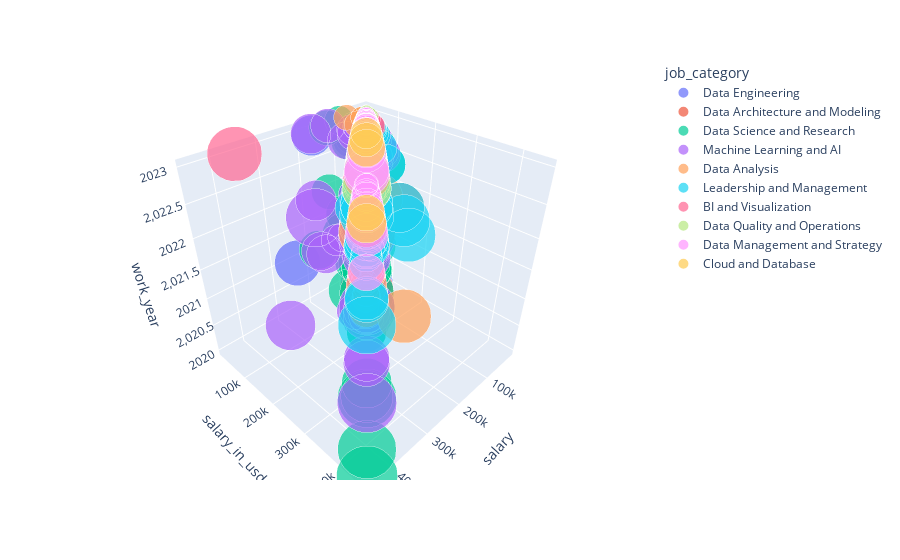

The cell this chart's notebook holds for it:
### Code cell
# Create a 3D scatter plot
fig = px.scatter_3d(df, x='salary', y='salary_in_usd', z='work_year', color='job_category', size='salary', size_max=60)
fig.show()

### Figure 1 — Plotly figure (JSON) as saved in the notebook; plotly's stock layout.template omitted (floating-point values rounded to 4 significant figures; data arrays with more than 128 entries replaced by an {"elided": "..."} marker saying what was removed)
{"data": [{"hovertemplate": "job_category=Data Engineering<br>salary=%{marker.size}<br>salary_in_usd=%{y}<br>work_year=%{z}<extra></extra>", "legendgroup": "Data Engineering", "marker": {"color": "#636efa", "size": {"elided": "2260 int values"}, "sizemode": "area", "sizeref": 125, "symbol": "circle"}, "mode": "markers", "name": "Data Engineering", "scene": "scene", "showlegend": true, "type": "scatter3d", "x": {"elided": "2260 int values"}, "y": {"elided": "2260 int values"}, "z": {"elided": "2260 int values"}}, {"hovertemplate": "job_category=Data Architecture and Modeling<br>salary=%{marker.size}<br>salary_in_usd=%{y}<br>work_year=%{z}<extra></extra>", "legendgroup": "Data Architecture and Modeling", "marker": {"color": "#EF553B", "size": {"elided": "259 int values"}, "sizemode": "area", "sizeref": 125, "symbol": "circle"}, "mode": "markers", "name": "Data Architecture and Modeling", "scene": "scene", "showlegend": true, "type": "scatter3d", "x": {"elided": "259 int values"}, "y": {"elided": "259 int values"}, "z": {"elided": "259 int values"}}, {"hovertemplate": "job_category=Data Science and Research<br>salary=%{marker.size}<br>salary_in_usd=%{y}<br>work_year=%{z}<extra></extra>", "legendgroup": "Data Science and Research", "marker": {"color": "#00cc96", "size": {"elided": "3014 int values"}, "sizemode": "area", "sizeref": 125, "symbol": "circle"}, "mode": "markers", "name": "Data Science and Research", "scene": "scene", "showlegend": true, "type": "scatter3d", "x": {"elided": "3014 int values"}, "y": {"elided": "3014 int values"}, "z": {"elided": "3014 int values"}}, {"hovertemplate": "job_category=Machine Learning and AI<br>salary=%{marker.size}<br>salary_in_usd=%{y}<br>work_year=%{z}<extra></extra>", "legendgroup": "Machine Learning and AI", "marker": {"color": "#ab63fa", "size": {"elided": "1428 int values"}, "sizemode": "area", "sizeref": 125, "symbol": "circle"}, "mode": "markers", "name": "Machine Learning and AI", "scene": "scene", "showlegend": true, "type": "scatter3d", "x": {"elided": "1428 int values"}, "y": {"elided": "1428 int values"}, "z": {"elided": "1428 int values"}}, {"hovertemplate": "job_category=Data Analysis<br>salary=%{marker.size}<br>salary_in_usd=%{y}<br>work_year=%{z}<extra></extra>", "legendgroup": "Data Analysis", "marker": {"color": "#FFA15A", "size": {"elided": "1457 int values"}, "sizemode": "area", "sizeref": 125, "symbol": "circle"}, "mode": "markers", "name": "Data Analysis", "scene": "scene", "showlegend": true, "type": "scatter3d", "x": {"elided": "1457 int values"}, "y": {"elided": "1457 int values"}, "z": {"elided": "1457 int values"}}, {"hovertemplate": "job_category=Leadership and Management<br>salary=%{marker.size}<br>salary_in_usd=%{y}<br>work_year=%{z}<extra></extra>", "legendgroup": "Leadership and Management", "marker": {"color": "#19d3f3", "size": {"elided": "503 int values"}, "sizemode": "area", "sizeref": 125, "symbol": "circle"}, "mode": "markers", "name": "Leadership and Management", "scene": "scene", "showlegend": true, "type": "scatter3d", "x": {"elided": "503 int values"}, "y": {"elided": "503 int values"}, "z": {"elided": "503 int values"}}, {"hovertemplate": "job_category=BI and Visualization<br>salary=%{marker.size}<br>salary_in_usd=%{y}<br>work_year=%{z}<extra></extra>", "legendgroup": "BI and Visualization", "marker": {"color": "#FF6692", "size": {"elided": "313 int values"}, "sizemode": "area", "sizeref": 125, "symbol": "circle"}, "mode": "markers", "name": "BI and Visualization", "scene": "scene", "showlegend": true, "type": "scatter3d", "x": {"elided": "313 int values"}, "y": {"elided": "313 int values"}, "z": {"elided": "313 int values"}}, {"hovertemplate": "job_category=Data Quality and Operations<br>salary=%{marker.size}<br>salary_in_usd=%{y}<br>work_year=%{z}<extra></extra>", "legendgroup": "Data Quality and Operations", "marker": {"color": "#B6E880", "size": [40000, 30000, 141600, 121400, 65000, 60000, 172000, 140000, 154000, 82000, 65100, 44640, 125000, 65000, 240000, 238530, 95000, 82000, 95000, 82000, 22000, 143000, 129000, 95000, 70000, 95000, 70000, 55720, 50700, 65000, 50000, 289120, 192400, 144000, 77000, 100000, 80000, 100000, 80000, 193000, 136850, 72200, 64980, 123000, 92250, 105000, 70000, 100000, 60000, 100000, 60000, 100000, 60000, 81000, 66000], "sizemode": "area", "sizeref": 125, "symbol": "circle"}, "mode": "markers", "name": "Data Quality and Operations", "scene": "scene", "showlegend": true, "type": "scatter3d", "x": [40000, 30000, 141600, 121400, 65000, 60000, 172000, 140000, 154000, 82000, 65100, 44640, 125000, 65000, 240000, 238530, 95000, 82000, 95000, 82000, 22000, 143000, 129000, 95000, 70000, 95000, 70000, 55720, 50700, 65000, 50000, 289120, 192400, 144000, 77000, 100000, 80000, 100000, 80000, 193000, 136850, 72200, 64980, 123000, 92250, 105000, 70000, 100000, 60000, 100000, 60000, 100000, 60000, 81000, 66000], "y": [49216, 36912, 141600, 121400, 65000, 60000, 172000, 140000, 154000, 82000, 65100, 44640, 125000, 65000, 240000, 238530, 95000, 82000, 95000, 82000, 23753, 143000, 129000, 95000, 70000, 95000, 70000, 55720, 50700, 65000, 50000, 289120, 192400, 144000, 77000, 100000, 80000, 100000, 80000, 193000, 136850, 72200, 64980, 123000, 92250, 105000, 70000, 100000, 60000, 100000, 60000, 100000, 60000, 81000, 66000], "z": [2023, 2023, 2023, 2023, 2023, 2023, 2023, 2023, 2023, 2023, 2023, 2023, 2023, 2023, 2023, 2023, 2023, 2023, 2023, 2023, 2023, 2023, 2023, 2023, 2023, 2023, 2023, 2023, 2023, 2023, 2023, 2023, 2023, 2023, 2023, 2023, 2023, 2023, 2023, 2023, 2023, 2023, 2023, 2022, 2022, 2022, 2022, 2022, 2022, 2022, 2022, 2022, 2022, 2022, 2022]}, {"hovertemplate": "job_category=Data Management and Strategy<br>salary=%{marker.size}<br>salary_in_usd=%{y}<br>work_year=%{z}<extra></extra>", "legendgroup": "Data Management and Strategy", "marker": {"color": "#FF97FF", "size": [60000, 52000, 90000, 80000, 240000, 100000, 123000, 93593, 173100, 86900, 250000, 100000, 63750, 46400, 90000, 60000, 90000, 73000, 115000, 90000, 111600, 72000, 115000, 85000, 139500, 110000, 115000, 85000, 186000, 138000, 87500, 62500, 85000, 70000, 132000, 71500, 110000, 70000, 69500, 46400, 110000, 70000, 87500, 62500, 110000, 70000, 130000, 80000, 110000, 70000, 110000, 70000, 165000, 135000, 65000, 105000, 95000, 70000, 221300, 148700, 165000], "sizemode": "area", "sizeref": 125, "symbol": "circle"}, "mode": "markers", "name": "Data Management and Strategy", "scene": "scene", "showlegend": true, "type": "scatter3d", "x": [60000, 52000, 90000, 80000, 240000, 100000, 123000, 93593, 173100, 86900, 250000, 100000, 63750, 46400, 90000, 60000, 90000, 73000, 115000, 90000, 111600, 72000, 115000, 85000, 139500, 110000, 115000, 85000, 186000, 138000, 87500, 62500, 85000, 70000, 132000, 71500, 110000, 70000, 69500, 46400, 110000, 70000, 87500, 62500, 110000, 70000, 130000, 80000, 110000, 70000, 110000, 70000, 165000, 135000, 65000, 105000, 95000, 70000, 221300, 148700, 165000], "y": [60000, 52000, 90000, 80000, 240000, 100000, 123000, 93593, 173100, 86900, 250000, 100000, 63750, 46400, 90000, 60000, 90000, 73000, 115000, 90000, 111600, 72000, 115000, 85000, 139500, 110000, 115000, 85000, 186000, 138000, 87500, 62500, 85000, 70000, 132000, 71500, 110000, 70000, 69500, 46400, 110000, 70000, 87500, 62500, 110000, 70000, 130000, 80000, 110000, 70000, 110000, 70000, 165000, 135000, 68293, 105000, 95000, 70000, 221300, 148700, 165000], "z": [2023, 2023, 2023, 2023, 2023, 2023, 2023, 2023, 2023, 2023, 2023, 2023, 2023, 2023, 2023, 2023, 2023, 2023, 2023, 2023, 2023, 2023, 2023, 2023, 2023, 2023, 2023, 2023, 2023, 2023, 2023, 2023, 2023, 2023, 2023, 2023, 2023, 2023, 2023, 2023, 2023, 2023, 2023, 2023, 2023, 2023, 2023, 2023, 2022, 2022, 2022, 2022, 2022, 2022, 2022, 2022, 2022, 2022, 2022, 2022, 2021]}, {"hovertemplate": "job_category=Cloud and Database<br>salary=%{marker.size}<br>salary_in_usd=%{y}<br>work_year=%{z}<extra></extra>", "legendgroup": "Cloud and Database", "marker": {"color": "#FECB52", "size": [170000, 140000, 115000, 190000, 160000], "sizemode": "area", "sizeref": 125, "symbol": "circle"}, "mode": "markers", "name": "Cloud and Database", "scene": "scene", "showlegend": true, "type": "scatter3d", "x": [170000, 140000, 115000, 190000, 160000], "y": [170000, 140000, 115000, 190000, 160000], "z": [2023, 2023, 2023, 2022, 2022]}], "layout": {"legend": {"itemsizing": "constant", "title": {"text": "job_category"}, "tracegroupgap": 0}, "margin": {"t": 60}, "scene": {"domain": {"x": [0, 1], "y": [0, 1]}, "xaxis": {"title": {"text": "salary"}}, "yaxis": {"title": {"text": "salary_in_usd"}}, "zaxis": {"title": {"text": "work_year"}}}}}
